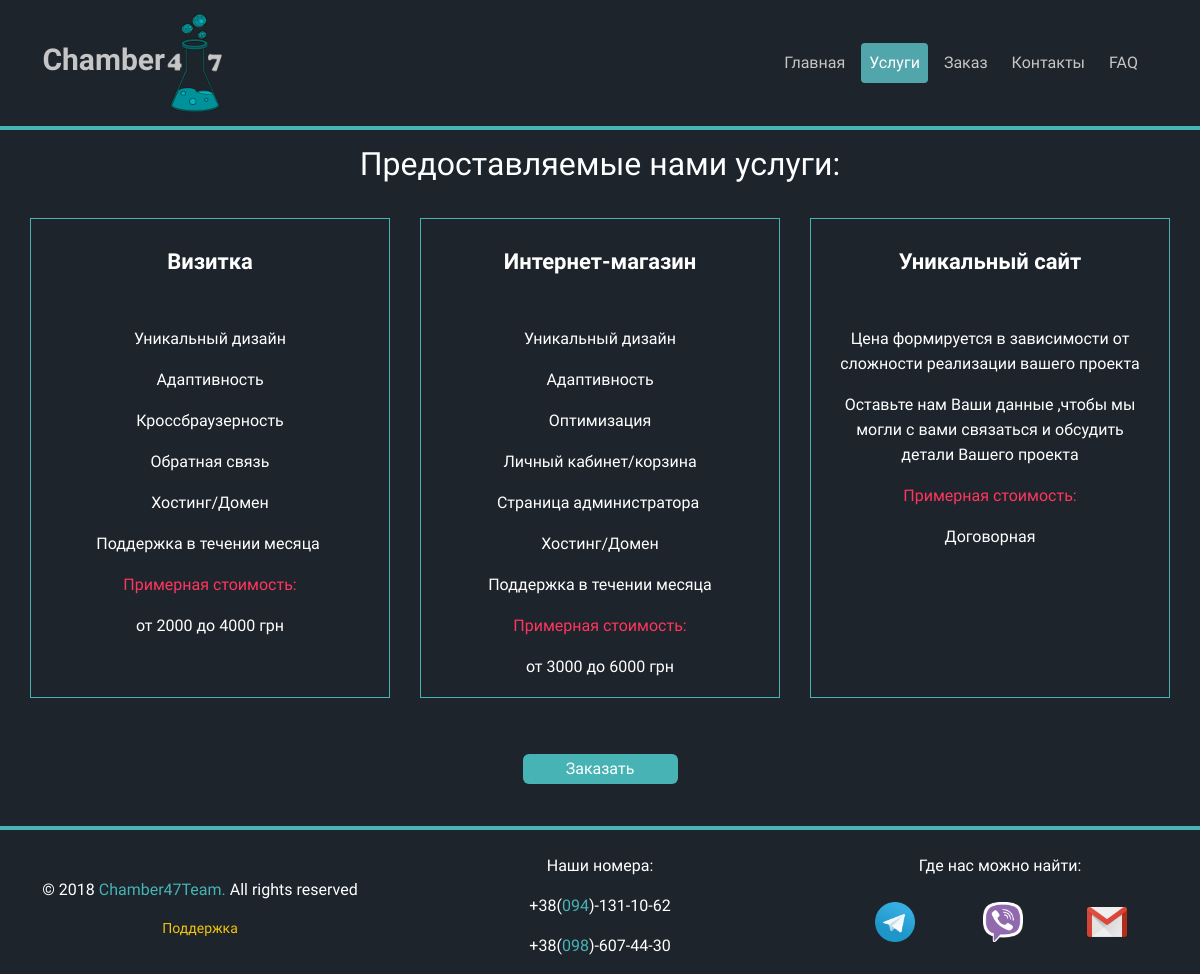
/main/services, run on the app's committed database.
### main_app/models.py (models this page shows, shortened)
class Services(models.Model):
    class Meta:
        ordering = ['name']
        verbose_name = 'Услугу'
        verbose_name_plural = 'Услуги'
    name = models.CharField(max_length=100, db_index=True, verbose_name='Название типа сайта')
    slug = models.SlugField(max_length=200, db_index=True,
                            unique=True, help_text='Нужно использовать для создания "хороших" URL-ов')
    price = models.price = models.CharField(max_length=20, verbose_name="Цена(грн)")
    available = models.BooleanField(default=False, verbose_name='Доступна услуга')
    image = models.ImageField(upload_to='products/img/%Y/%m/%d/', blank=True,
                              verbose_name="Картинка для услуги(300 x 300)")
    description = RichTextUploadingField(blank=True, verbose_name='Описание')

### main_app/views.py (the view)
# urls.py: path('services', views.service_list_view, name='service_list'),
def service_list_view(request):
    service_list = Services.objects.all()
    return render(request, 'main_app/services_list.html', {
        'service_list': service_list
    })

### templates/main_app/services_list.html (shortened to what this page needs)
{% extends 'base.html' %}
    {% block main_menu %}
        <li class="nav-item">
            <a class="nav-link" href="{% url 'main_app:index' %}">Главная</a>
        </li>
        <li class="nav-item active">
            <a class="nav-link" href="{% url 'main_app:service_list' %}">Услуги</a>
        </li>
        <li class="nav-item">
            <a class="nav-link" href="{% url 'forms_app:order' %}">Заказ</a>
        </li>
        <li class="nav-item">
            <a class="nav-link" href="{% url 'main_app:contacts' %}">Контакты</a>
        </li>
        <li class="nav-item">
            <a class="nav-link" href="{% url 'main_app:faq' %}">FAQ</a>
        </li>
    {% endblock %}
    {% block content %}
        <div class="col-12"><h2 align="center">Предоставляемые нами услуги:</h2></div>
            {% for service in service_list %}
                <div class="col-12 col-lg-4">
                    <div class="services-list">
                        <div class="services-list-content">
                            <br>
                            <h3 class="title">{{ service.name }}</h3><br>
                             <p class="description">
                                 {% autoescape off %}
                                     {{ service.description }}
                                 {% endautoescape %}
                             </p>
                             <p style="color: #ff365d">Примерная стоимость:</p>
                             <p>{{ service.price }}</p>
                        </div>
                    </div>
                </div>
            {% endfor %}
            <div class="col-12" style="text-align: center; padding-top: 30px">
                <a href="{% url 'forms_app:order' %}"style="margin: auto">
                    <button class="new-button">Заказать</button>
                </a>
            </div>
    {% endblock %}

### main_app/static/css/styles.css (style rules this page uses)
button.new-button { color: white; text-align: center; background-color: #47B3B5; border: none; height: 30px; border-radius: 6px; width: 155px; }
.services-list { border: 1px solid #47B3B5; text-align: center; padding: 5px 0; overflow: hidden; position: relative; z-index: 1; transition: all 0.5s ease 0s; min-height: 480px; max-height: 480px; }
.services-list:before, .services-list:after { content: ""; width: 200%; height: 200%; background: #1d242c; position: absolute; top: 0%; left: 0%; z-index: -1; transition: all 1s ease 0.1s; }
.services-list:before { background: rgba(9, 3, 18, 0.69); }
.services-list .services-list-content { color: #fff; line-height: 25px; padding: 0 20px 20px; }
.services-list .title { font-size: 22px; font-weight: 700; margin-bottom: 10px; }
.services-list .description { font-size: 14px; }

### data on the page
Services: name "Визитка", description "Уникальный дизайн Адаптивность Кроссбраузерность Обратная связь Хостинг/Домен Поддержка в течении месяца", price "от 2000 до 4000 грн"
Services: name "Интернет-магазин", description "Уникальный дизайн Адаптивность Оптимизация Личный кабинет/корзина Страница администратора Хостинг/Домен Поддержка в течении месяца", price "от 3000 до 6000 грн"
Services: name "Уникальный сайт", description "Цена формируется в зависимости от сложности реализации вашего проекта Оставьте нам Ваши данные ,чтобы мы могли с вами связаться и обсудить детали Вашего проекта", price "Договорная"
